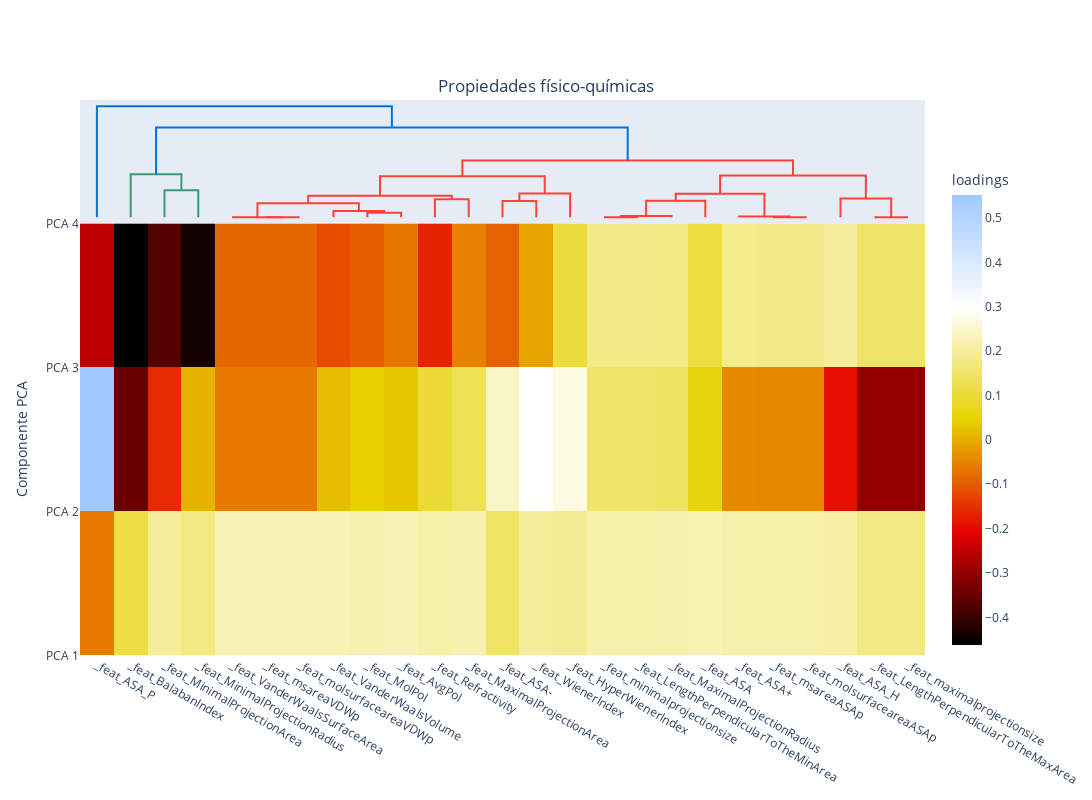

The notebook cell this image was saved under:
### Code cell
amine_3_components_pca, pca = apply_pca(X, 3)
rows = [ "PCA"+str(x) for x in range(1,3)]
plot_heap_map_with_dendogram(pca.components_, amine_df.columns.to_list(), rows, 'Propiedades físico-químicas')

### Figure 1 — Plotly figure (JSON) as saved in the notebook; plotly's stock layout.template omitted (floating-point values rounded to 4 significant figures)
{"data": [{"hoverinfo": "text", "marker": {"color": "rgb(61,153,112)"}, "mode": "lines", "type": "scatter", "x": [25, 25, 35, 35], "xaxis": "x", "y": [0, 0.1815, 0.1815, 0], "yaxis": "y2"}, {"hoverinfo": "text", "marker": {"color": "rgb(61,153,112)"}, "mode": "lines", "type": "scatter", "x": [15, 15, 30, 30], "xaxis": "x", "y": [0, 0.2898, 0.2898, 0.1815], "yaxis": "y2"}, {"hoverinfo": "text", "marker": {"color": "rgb(255,65,54)"}, "mode": "lines", "type": "scatter", "x": [55, 55, 65, 65], "xaxis": "x", "y": [0, 4.163e-17, 4.163e-17, 0], "yaxis": "y2"}, {"hoverinfo": "text", "marker": {"color": "rgb(255,65,54)"}, "mode": "lines", "type": "scatter", "x": [45, 45, 60, 60], "xaxis": "x", "y": [0, 0.0001248, 0.0001248, 4.163e-17], "yaxis": "y2"}, {"hoverinfo": "text", "marker": {"color": "rgb(255,65,54)"}, "mode": "lines", "type": "scatter", "x": [85, 85, 95, 95], "xaxis": "x", "y": [0, 0.0309, 0.0309, 0], "yaxis": "y2"}, {"hoverinfo": "text", "marker": {"color": "rgb(255,65,54)"}, "mode": "lines", "type": "scatter", "x": [75, 75, 90, 90], "xaxis": "x", "y": [0, 0.04243, 0.04243, 0.0309], "yaxis": "y2"}, {"hoverinfo": "text", "marker": {"color": "rgb(255,65,54)"}, "mode": "lines", "type": "scatter", "x": [52.5, 52.5, 82.5, 82.5], "xaxis": "x", "y": [0.0001248, 0.09414, 0.09414, 0.04243], "yaxis": "y2"}, {"hoverinfo": "text", "marker": {"color": "rgb(255,65,54)"}, "mode": "lines", "type": "scatter", "x": [105, 105, 115, 115], "xaxis": "x", "y": [0, 0.1219, 0.1219, 0], "yaxis": "y2"}, {"hoverinfo": "text", "marker": {"color": "rgb(255,65,54)"}, "mode": "lines", "type": "scatter", "x": [67.5, 67.5, 110, 110], "xaxis": "x", "y": [0.09414, 0.1459, 0.1459, 0.1219], "yaxis": "y2"}, {"hoverinfo": "text", "marker": {"color": "rgb(255,65,54)"}, "mode": "lines", "type": "scatter", "x": [125, 125, 135, 135], "xaxis": "x", "y": [0, 0.1095, 0.1095, 0], "yaxis": "y2"}, {"hoverinfo": "text", "marker": {"color": "rgb(255,65,54)"}, "mode": "lines", "type": "scatter", "x": [130, 130, 145, 145], "xaxis": "x", "y": [0.1095, 0.1603, 0.1603, 0], "yaxis": "y2"}, {"hoverinfo": "text", "marker": {"color": "rgb(255,65,54)"}, "mode": "lines", "type": "scatter", "x": [88.75, 88.75, 137.5, 137.5], "xaxis": "x", "y": [0.1459, 0.2762, 0.2762, 0.1603], "yaxis": "y2"}, {"hoverinfo": "text", "marker": {"color": "rgb(255,65,54)"}, "mode": "lines", "type": "scatter", "x": [155, 155, 165, 165], "xaxis": "x", "y": [0, 3.925e-17, 3.925e-17, 0], "yaxis": "y2"}, {"hoverinfo": "text", "marker": {"color": "rgb(255,65,54)"}, "mode": "lines", "type": "scatter", "x": [160, 160, 175, 175], "xaxis": "x", "y": [3.925e-17, 0.00806, 0.00806, 0], "yaxis": "y2"}, {"hoverinfo": "text", "marker": {"color": "rgb(255,65,54)"}, "mode": "lines", "type": "scatter", "x": [167.5, 167.5, 185, 185], "xaxis": "x", "y": [0.00806, 0.1107, 0.1107, 0], "yaxis": "y2"}, {"hoverinfo": "text", "marker": {"color": "rgb(255,65,54)"}, "mode": "lines", "type": "scatter", "x": [205, 205, 215, 215], "xaxis": "x", "y": [0, 1.388e-17, 1.388e-17, 0], "yaxis": "y2"}, {"hoverinfo": "text", "marker": {"color": "rgb(255,65,54)"}, "mode": "lines", "type": "scatter", "x": [195, 195, 210, 210], "xaxis": "x", "y": [0, 0.005282, 0.005282, 1.388e-17], "yaxis": "y2"}, {"hoverinfo": "text", "marker": {"color": "rgb(255,65,54)"}, "mode": "lines", "type": "scatter", "x": [176.2, 176.2, 202.5, 202.5], "xaxis": "x", "y": [0.1107, 0.1588, 0.1588, 0.005282], "yaxis": "y2"}, {"hoverinfo": "text", "marker": {"color": "rgb(255,65,54)"}, "mode": "lines", "type": "scatter", "x": [235, 235, 245, 245], "xaxis": "x", "y": [0, 3.925e-17, 3.925e-17, 0], "yaxis": "y2"}, {"hoverinfo": "text", "marker": {"color": "rgb(255,65,54)"}, "mode": "lines", "type": "scatter", "x": [225, 225, 240, 240], "xaxis": "x", "y": [0, 0.1263, 0.1263, 3.925e-17], "yaxis": "y2"}, {"hoverinfo": "text", "marker": {"color": "rgb(255,65,54)"}, "mode": "lines", "type": "scatter", "x": [189.4, 189.4, 232.5, 232.5], "xaxis": "x", "y": [0.1588, 0.2811, 0.2811, 0.1263], "yaxis": "y2"}, {"hoverinfo": "text", "marker": {"color": "rgb(255,65,54)"}, "mode": "lines", "type": "scatter", "x": [113.1, 113.1, 210.9, 210.9], "xaxis": "x", "y": [0.2762, 0.3829, 0.3829, 0.2811], "yaxis": "y2"}, {"hoverinfo": "text", "marker": {"color": "rgb(0,116,217)"}, "mode": "lines", "type": "scatter", "x": [22.5, 22.5, 162.0, 162.0], "xaxis": "x", "y": [0.2898, 0.6062, 0.6062, 0.3829], "yaxis": "y2"}, {"hoverinfo": "text", "marker": {"color": "rgb(0,116,217)"}, "mode": "lines", "type": "scatter", "x": [5, 5, 92.27, 92.27], "xaxis": "x", "y": [0, 0.7503, 0.7503, 0.6062], "yaxis": "y2"}, {"colorbar": {"len": 0.8, "nticks": 15, "title": {"text": "loadings"}}, "colorscale": [[0, "rgb(0,0,0)"], [0.25, "rgb(230,0,0)"], [0.5, "rgb(230,210,0)"], [0.75, "rgb(255,255,255)"], [1, "rgb(160,200,255)"]], "type": "heatmap", "x": [5, 15, 25, 35, 45, 55, 65, 75, 85, 95, 105, 115, 125, 135, 145, 155, 165, 175, 185, 195, 205, 215, 225, 235, 245], "y": [0, 1, 2, 3, 4, 5, 6, 7], "z": [[-0.06226, 0.1108, 0.1939, 0.1745, 0.2239, 0.224, 0.224, 0.2238, 0.22, 0.225, 0.2122, 0.2203, 0.144, 0.1961, 0.1906, 0.2131, 0.2131, 0.2149, 0.2221, 0.2139, 0.2133, 0.2133, 0.2072, 0.1748, 0.1748], [0.551, -0.3458, -0.161, 0.004884, -0.06259, -0.06247, -0.06247, 0.01878, 0.04146, 0.02996, 0.09518, 0.1265, 0.2412, 0.2954, 0.2677, 0.1494, 0.1494, 0.142, 0.0596, -0.04174, -0.04649, -0.04649, -0.1922, -0.3022, -0.3022], [-0.2529, -0.4636, -0.3714, -0.4426, -0.08285, -0.08288, -0.08288, -0.119, -0.09608, -0.06784, -0.17, -0.05248, -0.09103, -0.0114, 0.1038, 0.1789, 0.1789, 0.1763, 0.1085, 0.1835, 0.1813, 0.1813, 0.1983, 0.1454, 0.1454]]}], "layout": {"autosize": false, "boxmode": "group", "height": 800, "hovermode": "closest", "showlegend": false, "title": {"text": "Propiedades físico-químicas", "x": 0.5, "xanchor": "center", "y": 0.9, "yanchor": "top"}, "width": 1200, "xaxis": {"domain": [1, 1], "mirror": false, "rangemode": "tozero", "showgrid": false, "showline": false, "showticklabels": true, "tickmode": "array", "ticks": "", "ticktext": ["_feat_ASA_P", "_feat_BalabanIndex", "_feat_MinimalProjectionArea", "_feat_MinimalProjectionRadius", "_feat_VanderWaalsSurfaceArea", "_feat_msareaVDWp", "_feat_molsurfaceareaVDWp", "_feat_VanderWaalsVolume", "_feat_MolPol", "_feat_AvgPol", "_feat_Refractivity", "_feat_MaximalProjectionArea", "_feat_ASA-", "_feat_WienerIndex", "_feat_HyperWienerIndex", "_feat_minimalprojectionsize", "_feat_LengthPerpendicularToTheMinArea", "_feat_MaximalProjectionRadius", "_feat_ASA", "_feat_ASA+", "_feat_msareaASAp", "_feat_molsurfaceareaASAp", "_feat_ASA_H", "_feat_LengthPerpendicularToTheMaxArea", "_feat_maximalprojectionsize"], "tickvals": [5, 15, 25, 35, 45, 55, 65, 75, 85, 95, 105, 115, 125, 135, 145, 155, 165, 175, 185, 195, 205, 215, 225, 235, 245], "type": "linear", "zeroline": false}, "xaxis2": {"domain": [1, 0.8], "mirror": false, "showgrid": false, "showline": false, "showticklabels": false, "ticks": "", "zeroline": false}, "yaxis": {"domain": [0.1, 0.8], "mirror": false, "rangemode": "tozero", "showgrid": false, "showline": false, "showticklabels": true, "tickmode": "array", "ticks": "", "ticktext": ["PCA 1", "PCA 2", "PCA 3", "PCA 4", "PCA 5", "PCA 6", "PCA 7", "PCA 8"], "tickvals": [0, 1, 2, 3, 4, 5, 6, 7], "title": {"text": "Componente PCA"}, "type": "linear", "zeroline": false}, "yaxis2": {"domain": [0.8, 1], "mirror": false, "showgrid": false, "showline": false, "showticklabels": false, "ticks": "", "zeroline": false}}}
